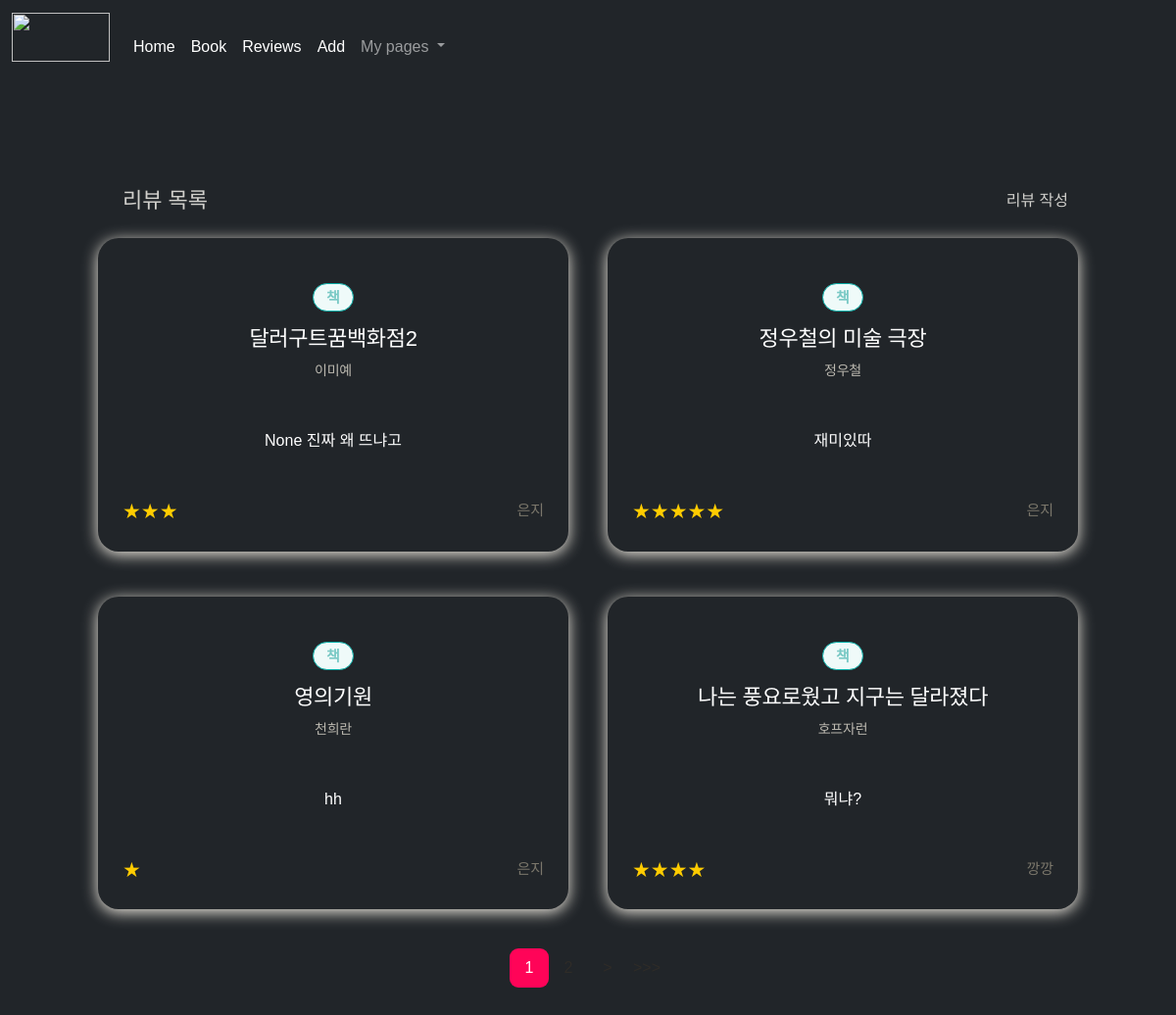
Page /member/ on the committed database.
### member/models.py (models this page shows, shortened)
class Review(models.Model):
    point = models.IntegerField(choices=REVIEW_POINT_CHOICES, default=None)
    comment = models.CharField(max_length=500)
    book = models.ForeignKey(Book, on_delete=models.CASCADE)
    author = models.ForeignKey(User, on_delete=models.CASCADE)
    created_at = models.DateTimeField(
        auto_now_add=True)  # 모델이 생성된 시간을 자동으로 필드에 넣어
    updated_at = models.DateTimeField(auto_now=True)

class Book(models.Model):
    name = models.CharField(max_length=25, verbose_name='제목')
    writer = models.CharField(max_length=15, verbose_name='저자')
    bookcovers = models.CharField(max_length=500, default=None, null=True)
    created_at = models.DateTimeField(auto_now_add=True)
    updated_at = models.DateTimeField(auto_now=True)

class User(AbstractUser):
    nickname = models.CharField(
        max_length=15,
        unique=True,
        null=True,
        error_messages={'unique': '이미 사용 중인 닉네임 입니다!'},)

### member/views.py (the view)
# urls.py: path('', views.IndexView.as_view(), name="index"),
class IndexView(ListView):
    model = Review
    template_name = "bookcha/index.html"
    context_object_name = "reviews"
    paginate_by = 4
    ordering = ["created_at"]

### member/templates/bookcha/index.html (shortened to what this page needs)
{% load static %}
{% block content %}
<!DOCTYPE html>
<html lang="en">
<head>
    <link href="https://cdn.jsdelivr.net/npm/bootstrap@5.1.0/dist/css/bootstrap.min.css" rel="stylesheet">
    <link rel="stylesheet" href="{% static 'style.css' %}">
</head>
    <body class="d- flex text-center text-white bg-dark mg-3" cz-shortcut-listen="true">
        <header class="mb-auto">
            <nav class="navbar navbar-expand-lg navbar-dark bg-dark">
                <div class="container-fluid">
                    <a href="http://49.50.172.121:8800/"><img id="nav_img" class="mb-4 navbar-brand" src="https://img1.daumcdn.net/thumb/R1280x0/?scode=mtistory2&fname=https%3A%2F%2Fblog.kakaocdn.net%2Fdn%2FuAV4y%2Fbtrd5EvWVRw%2F4ZTGJqhtplydRDG6NRXsjK%2Fimg.png" alt=""></a>
                <div class="collapse navbar-collapse" id="navbarNavDropdown">
                    <ul class="navbar-nav">
                    <li class="nav-item">
                        <a class="nav-link active" aria-current="page" href="http://49.50.172.121:8800/">Home</a>
                    </li>
                    <li class="nav-item">
                        <a class="nav-link active" aria-current="page" href="http://49.50.172.121:8800/member/list">Book</a>
                    </li>
                    <li class="nav-item">
                        <a class="nav-link active" aria-current="page" href="/member/review/list">Reviews</a>
                    </li>
                    <li class="nav-item">
                        <a class="nav-link active" aria-current="page" href="http://49.50.172.121:8800/member/create">Add</a>
                    </li>
                    <li class="nav-item dropdown">
                        <a class="nav-link dropdown-toggle" href="#" id="navbarDropdownMenuLink" role="button" data-bs-toggle="dropdown" aria-expanded="false">
                        My pages
                        </a>
                    </li>
                    <li class="nav-item" id="nav_user_col">
                        <span  id="nav_user" class="nav-link active">
                        </span>
                    </li>
                    </ul>
                </div>
                </div>
            </nav>
        </header>
        <div class="content-list max-content-width">
        <div class="header">
            <h2>리뷰 목록</h2>
            <a class="cp-ic-button" href="{% url 'review--create' %}">리뷰 작성</a>
        </div>
        <div class="contents">
        {% for review in reviews %}
        <a href="{% url 'review-detail' review.id%}">
            <section class="cp-card content bg-dark">
                <div class="body">
                    <span class="cp-chip green mt-3">책</span>
                    <h2 class="title text-white mb-1">{{ review.book.name }}</h2>
                    <date class="date mb-3">{{ review.book.writer }}</date>
                    <br>
                    <br>
                    <br>
                    <h7 class="content text-white mt-3">{{ review.comment }}</h7>
                    <div class="metadata">
                        <div class="review-rating">
                            <span class="cp-stars">
                                {% for i in ""|ljust:review.point %}★{% endfor %}
                            </span>
                        </div>
                        <div class="review-author">
                            <span>{{ review.author.nickname}}</span>
                        </div>
                    </div>
                </div>
            </section>
        </a>
        {% endfor %}
        </div>
        {% if is_paginated %}
            <footer>
            <ul class="pagination">
                {% for num in page_obj.paginator.page_range %}
                {% if page_obj.number == num %}
                    <li class="current">{{ num }}</li>
                {% elif num > page_obj.number|add:'-3' and num < page_obj.number|add:'3' %}
                    <li><a href="?page={{ num }}">{{ num }}</a></li>
                {% endif %}
                {% endfor %}
                {% if page_obj.has_next %}
                <li><a href="?page={{ page_obj.next_page_number }}">></a></li>
                <li><a href="?page={{ page_obj.paginator.num_pages }}">>>></a></li>
                {% endif %}
            </ul>
            </footer>
        {% endif %}
    </body>
</html>
{% endblock content %}

### member/static/style.css (style rules this page uses)
:root { --border: #e3e1dc; --max-width: 1100px; --max-content-width: 1000px; --body-background: #212529; --site-header-background: #212529; --navbar: #2f2c28; --site-footer: #bcb9b0; --site-footer-background: #2f2c28; --account-link: #ffcc00; --content-list-contet-date: #bcb9b0; --main-header-background: #fff; --main-header-height: 565px; --main-header-border: #f0efec; --main-header: #fff; --content-list-sub-heading: #d1d0cc; --content-list-pagination-current: #fff; --content-list-pagination-current-bg: #ff0458; --review-detail-date: #bcb9b0; --review-detail-side-padding: 8px; --profile-header-edit: #7b776b; --file-content-border: #d3d1c8; --file-content-background: #212529; }
body { display: flex; justify-content: center; min-height: 100vh; flex-direction: column; margin: 0; word-break: keep-all; }
#nav_img { margin-top: 5px; padding: 0; width: 100px; height: 50px; }
.max-content-width { max-width: var(--max-content-width); width: 100%; }
.content-list { margin: 72px auto 340px; }
.content-list .header { display: flex; justify-content: space-between; align-items: center; margin: 25px 10px 25px 25px; }
.content-list .header h2 { font-size: 22px; color: var(--content-list-sub-heading); margin: 0; }
.content-list .contents { display: grid; grid-template-columns: repeat(2, minmax(0, 1fr)); gap: 46px 40px; }
.content-list .content { min-width: auto; }
.cp-card { border-radius: 21px; box-shadow: 0 3px 16px 0 #f1ece2; will-change: box-shadow; }
.content-list .content .body { padding: 30px 25px; }
.content-list .content .title { font-size: 22px; font-weight: normal; line-height: 33px; letter-spacing: -0.33px; margin: 11px 0 5px; overflow: hidden; white-space: nowrap; text-overflow: ellipsis; }
.content-list .content .date { font-size: 14px; letter-spacing: -0.21px; color: var(--content-list-contet-date); }
.content-list .content .metadata { margin-top: 48px; display: flex; justify-content: space-between; align-items: center; color: var(--content-list-pagination-current); }
.content-list .pagination { display: flex; justify-content: center; margin: 40px 0; padding: 0; list-style: none; color: var(--content-list-pagination-current); }
.content-list .pagination li { min-width: 40px; height: 40px; line-height: 40px; text-align: center; color: var(--content-list-pagination-current); }
.content-list .pagination li.current { border-radius: 9px; background-color: var(--content-list-pagination-current-bg); color: var(--content-list-pagination-current); }
.review-author { display: flex; align-items: center; font-size: 15px; color: var(--profile-header-edit); }
.review-rating { display: flex; justify-content: flex-end; align-items: center; }
* { font-family: "Spoqa Han Sans Neo", sans-serif; }
:root { --text: #2f2c28; --link: #ffcc00; --button-text: #fff; --button-primary-background: #ff0458; --button-primary-hover-background: #ff045893; --button-warn-background: #f9592c; --button-secondary-background: #bcb9b0; --ic-button-circle: #ffcc00; --input-background: #fff; --input-border: #cccac3; --input-placeholder: #bcb9b0; --input-focus-border: #ffcc00; --input-focus-background: #fffdf3; --input-error: #e6584e; --input-error-border: #e6584e; --chip-border: #e3e1dc; --chip-text: #2f2c28; --chip-green-background: #effaf9; --chip-green-text: #79c9c5; --chip-green-border: #06aea7; --avatar-placeholder: #e3e1dc; --stars: #ffcc00; --dialog-border: #e3e1dc; --dialog-background: #f6f5f3; --dialog-info: #e1811b; --box-border: #e3e1dc; }
body, a, a:hover { color: var(--text); }
a { text-decoration: none; }
.cp-ic-button { color: var(--content-list-sub-heading); display: inline-flex; outline: none; border: none; background: none; align-items: center; }
.cp-ic-button:not(.after)::before { content: " "; margin-right: 7px; display: inline-block; width: 18px; height: 18px; background-position: center; background-size: 18px 18px; background-repeat: no-repeat; }
.cp-stars { color: var(--stars); font-size: 21px; line-height: 21px; }
.cp-chip { display: inline-block; padding: 0 17px; font-size: 15px; line-height: 32px; color: var(--chip-text); font-weight: 800; border: 1px solid var(--chip-border); border-radius: 9999px; }
.cp-chip.green { padding: 0 13px; line-height: 27px; color: var(--chip-green-text); background-color: var(--chip-green-background); border-color: var(--chip-green-border); }
.cp-card { border-radius: 21px; box-shadow: 0 3px 16px 0 #f1ece2; background-color: white; will-change: box-shadow; }

### rows in the picture
Review: book.name "달러구트꿈백화점2", book.writer "이미예", comment "None 진짜 왜 뜨냐고", author.nickname "은지"
Review: book.name "정우철의 미술 극장", book.writer "정우철", comment "재미있따", author.nickname "은지"
Review: book.name "영의기원", book.writer "천희란", comment "hh", point 1 (drawn), author.nickname "은지"
Review: book.name "나는 풍요로웠고 지구는 달라졌다", book.writer "호프자런", comment "뭐냐?", author.nickname "깡깡"

### other values in the picture
{{ num }} "1"
